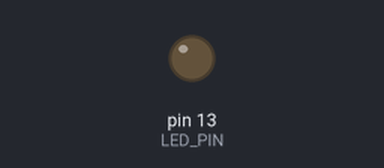
The sketch below on a simulated Arduino Uno, built with avr-gcc and run on an emulated ATmega328P. Parts: output pins drawn as LEDs (lit = HIGH). What the sketch prints to the serial monitor is not drawn.

Above: at 0.05 s.
At 1.55 s:
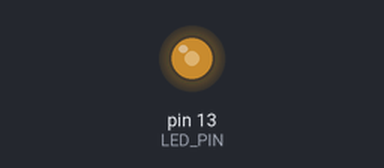
Timing chart, 0 to 3.6 s (numbered marks = the images above):
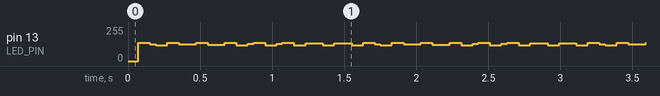

The sketch:

fusion.ino
```cpp
// Arduino Wire library is required if I2Cdev I2CDEV_ARDUINO_WIRE implementation
// is used in I2Cdev.h
#include "Wire.h"

// I2Cdev and MPU6050 must be installed as libraries, or else the .cpp/.h files
// for both classes must be in the include path of your project
#include "I2Cdev.h"
#include "MPU6050.h"

// class default I2C address is 0x68
// specific I2C addresses may be passed as a parameter here
// AD0 low = 0x68 (default for InvenSense evaluation board)
// AD0 high = 0x69
MPU6050 accelgyro;

int16_t ax, ay, az;
int16_t gx, gy, gz;
int16_t mx, my, mz;

// System constants
#define LED_PIN 13

//fusion
float deltat = 0.001f;
float lastt = 0;
float ct = 0;
float l = 0;

float gyroMeasError = 0; //3.14159265358979 * (0 / 180);
float gyroMeasDrift = 0;
float beta = sqrt(3.0 / 4.0) * gyroMeasError;
float zeta = sqrt(3.0 / 4.0) * gyroMeasDrift;
int b = 0;
// Global system variables
float a_x, a_y, a_z;
float w_x, w_y, w_z;

float m_x, m_y, m_z;
float SEq_1 = 1, SEq_2 = 0, SEq_3 = 0, SEq_4 = 0;
float b_x = 1, b_z = 0;
float w_bx = 0, w_by = 0, w_bz = 0;

// Local system variables
// end fusion
bool blinkState = false;

void setup() {
	// join I2C bus (I2Cdev library doesn't do this automatically)
	Wire.begin();

	// initialize serial communication
	// (38400 chosen because it works as well at 8MHz as it does at 16MHz, but
	// it's really up to you depending on your project)
	Serial.begin(38400);

	// initialize device
	Serial.println("Initializing I2C devices...");
	accelgyro.initialize();
        accelgyro.setFullScaleGyroRange(1); //set range to +-500°/s
        accelgyro.setFullScaleAccelRange(0); //set range to +-2g

	// verify connection
	Serial.println("Testing device connections...");
	Serial.println(accelgyro.testConnection() ? "MPU6050 connection successful" : "MPU6050 connection failed");

	// configure Arduino LED for
	pinMode(LED_PIN, OUTPUT);
}

float n2R(int n, float intercept) { // number to degrees
	float deg = ((n/32768.0) * 500.0 + intercept);
	if (abs(deg) < .3) {
		return 0;
	}
	return deg * (1/57.29578);
}

float n2g(int n) { // number to g-force // useless because we're looking at magnitude
	return n * 0.00006103515626;// 1/32768.0 * 2;
}

double getPitch(double q0, double q1, double q2, double q3) {
	double top = 2*(q1*q3 + q0*q2);
	double bottom = sqrt(1-pow((2*q1*q3+2*q0*q2),2));
	return (-atan(top/bottom))*57.29578;
}

double getYaw(double q0, double q1, double q2, double q3) {
	double arg1 = 2*(q2*q3-q0*q1);
	double arg2 = 2*pow(q0,2) - 1 + 2*pow(q3,2);
	return atan2(arg1,arg2)*57.29578;
}

double getRoll(double q0, double q1, double q2, double q3) {
	double arg1 = 2*(q1*q2-q0*q3);
	double arg2 = 2*pow(q0,2) - 1 + 2*pow(q1,2);
	return atan2(arg1,arg2)*57.29578;
}

void loop() {
	// read raw accel/gyro measurements from device
	if (accelgyro.testConnection()) {
		if (b > 0) {
			accelgyro.getMotion9(&ax, &ay, &az, &gx, &gy, &gz, &mx, &my, &mz);
			ct = millis();
			deltat = (ct - lastt) * 0.001;
			lastt = ct;
			float xR = n2R(gx, -0.926877914);
			float yR = n2R(gy, 0.758192);
			float zR = n2R(gz, 1.94250294);

			if (abs(zR) > abs(l)) {
				l = zR;
			}

			filterUpdate(xR, yR, zR, ax, ay, az, mx, my, mz);
			// if (b % 25 == 0) {
			double pitch = getPitch(SEq_1, SEq_2, SEq_3, SEq_4);
			double yaw = getYaw(SEq_1, SEq_2, SEq_3, SEq_4);
			double roll = getRoll(SEq_1, SEq_2, SEq_3, SEq_4);
			Serial.print("p/y/r"); Serial.print("\t");
			Serial.print(pitch); Serial.print("\t");
			Serial.print(yaw); Serial.print("\t");
			Serial.print(roll); Serial.print("\t");
            Serial.println(l * 180/3.14159);// Serial.print("\t");
		} else {
			lastt = millis();
		}

		b++;
		blinkState = !blinkState;
		digitalWrite(LED_PIN, blinkState);
	}
	else {
		Serial.println("MPU6050 connection failed");
	}
}

void filterUpdate(float w_x, float w_y, float w_z, float a_x, float a_y, float a_z, float m_x, float m_y, float m_z) {
	// local system variables
	float norm; // vector norm
	float SEqDot_omega_1, SEqDot_omega_2, SEqDot_omega_3, SEqDot_omega_4; // quaternion rate from gyroscopes elements // objective function elements
	float f_1, f_2, f_3, f_4, f_5, f_6; // objective function elements
	float J_11or24, J_12or23, J_13or22, J_14or21, J_32, J_33,
	J_41, J_42, J_43, J_44, J_51, J_52, J_53, J_54, J_61, J_62, J_63, J_64; // objective function Jacobian elements
	float SEqHatDot_1, SEqHatDot_2, SEqHatDot_3, SEqHatDot_4;
	float w_err_x, w_err_y, w_err_z;
	float h_x, h_y, h_z;

	// axulirary variables to avoid repeated calculations
	float halfSEq_1 = 0.5f * SEq_1;
	float halfSEq_2 = 0.5f * SEq_2;
	float halfSEq_3 = 0.5f * SEq_3;
	float halfSEq_4 = 0.5f * SEq_4;
	float twoSEq_1 = 2.0f * SEq_1;
	float twoSEq_2 = 2.0f * SEq_2;
	float twoSEq_3 = 2.0f * SEq_3;
	float twoSEq_4 = 2.0f * SEq_4;
	float twob_x = 2.0f * b_x;
	float twob_z = 2.0f * b_z;

	float twob_xSEq_1 = 2.0f * b_x * SEq_1;
	float twob_xSEq_2 = 2.0f * b_x * SEq_2;
	float twob_xSEq_3 = 2.0f * b_x * SEq_3;
	float twob_xSEq_4 = 2.0f * b_x * SEq_4;
	float twob_zSEq_1 = 2.0f * b_z * SEq_1;
	float twob_zSEq_2 = 2.0f * b_z * SEq_2;
	float twob_zSEq_3 = 2.0f * b_z * SEq_3;
	float twob_zSEq_4 = 2.0f * b_z * SEq_4;

	float SEq_1SEq_2;
	float SEq_1SEq_3 = SEq_1 * SEq_3;
	float SEq_1SEq_4;
	float SEq_2SEq_3;
	float SEq_2SEq_4 = SEq_2 * SEq_4;
	float SEq_3SEq_4;
	float twom_x = 2.0f * m_x;
	float twom_y = 2.0f * m_y;
	float twom_z = 2.0f * m_z;

	norm = sqrt(a_x * a_x + a_y * a_y + a_z * a_z);
	a_x /= norm;
	a_y /= norm;
	a_z /= norm;

	// normalise the magnetometer measurement
	norm = sqrt(m_x * m_x + m_y * m_y + m_z * m_z);
	m_x /= norm;
	m_y /= norm;
	m_z /= norm;

	// compute the objective function and Jacobian
	f_1 = twoSEq_2 * SEq_4 - twoSEq_1 * SEq_3 - a_x;
	f_2 = twoSEq_1 * SEq_2 + twoSEq_3 * SEq_4 - a_y;
	f_3 = 1.0f - twoSEq_2 * SEq_2 - twoSEq_3 * SEq_3 - a_z;
	f_4 = twob_x * (0.5f - SEq_3 * SEq_3 - SEq_4 * SEq_4) + twob_z * (SEq_2SEq_4 - SEq_1SEq_3) - m_x;
	f_5 = twob_x * (SEq_2 * SEq_3 - SEq_1 * SEq_4) + twob_z * (SEq_1 * SEq_2 + SEq_3 * SEq_4) - m_y;
	f_6 = twob_x * (SEq_1SEq_3 + SEq_2SEq_4) + twob_z * (0.5f - SEq_2 * SEq_2 - SEq_3 * SEq_3) - m_z;

	J_11or24 = twoSEq_3;
	J_12or23 = 2.0f * SEq_4;
	J_13or22 = twoSEq_1;

	J_14or21 = twoSEq_2;
	J_32 = 2.0f * J_14or21;
	J_33 = 2.0f * J_11or24;
	J_41 = twob_zSEq_3;
	J_42 = twob_zSEq_4;
	J_43 = 2.0f * twob_xSEq_3 + twob_zSEq_1;
	J_44 = 2.0f * twob_xSEq_4 - twob_zSEq_2;
	J_51 = twob_xSEq_4 - twob_zSEq_2;
	J_52 = twob_xSEq_3 + twob_zSEq_1;
	J_53 = twob_xSEq_2 + twob_zSEq_4;
	J_54 = twob_xSEq_1 - twob_zSEq_3;
	J_61 = twob_xSEq_3;
	J_62 = twob_xSEq_4 - 2.0f * twob_zSEq_2;
	J_63 = twob_xSEq_1 - 2.0f * twob_zSEq_3;
	J_64 = twob_xSEq_2;

	SEqHatDot_1 = J_14or21 * f_2 - J_11or24 * f_1 -J_41 * f_4 - J_51 * f_5 + J_61 * f_6;
	SEqHatDot_2 = J_12or23 * f_1 + J_13or22 * f_2 -J_32 * f_3 + J_42 * f_4 + J_52 * f_5 + J_62 * f_6;
	SEqHatDot_3 = J_12or23 * f_2 - J_33 * f_3 - J_13or22 * f_1 - J_43 * f_4 + J_53 * f_5 + J_63 * f_6;
	SEqHatDot_4 = J_14or21 * f_1 + J_11or24 * f_2 - J_44 * f_4 - J_54 * f_5 + J_64 * f_6;

	// normalise the gradient to estimate direction of the gyroscope error
	norm = sqrt(SEqHatDot_1 * SEqHatDot_1 + SEqHatDot_2 * SEqHatDot_2 + SEqHatDot_3 * SEqHatDot_3 + SEqHatDot_4 * SEqHatDot_4);

	SEqHatDot_1 = SEqHatDot_1 / norm;
	SEqHatDot_2 = SEqHatDot_2 / norm;
	SEqHatDot_3 = SEqHatDot_3 / norm;
	SEqHatDot_4 = SEqHatDot_4 / norm;

	w_err_x = twoSEq_1 * SEqHatDot_2 - twoSEq_2 * SEqHatDot_1 - twoSEq_3 * SEqHatDot_4 + twoSEq_4 * SEqHatDot_3;
	w_err_y = twoSEq_1 * SEqHatDot_3 + twoSEq_2 * SEqHatDot_4 - twoSEq_3 * SEqHatDot_1 - twoSEq_4 * SEqHatDot_2;
	w_err_z = twoSEq_1 * SEqHatDot_4 - twoSEq_2 * SEqHatDot_3 + twoSEq_3 * SEqHatDot_2 - twoSEq_4 * SEqHatDot_1;

	w_bx += w_err_x * deltat * zeta;
	w_by += w_err_y * deltat * zeta;
	w_bz += w_err_z * deltat * zeta;
	w_x -= w_bx;
	w_y -= w_by;
	w_z -= w_bz;

	SEqDot_omega_1 = -halfSEq_2 * w_x - halfSEq_3 * w_y - halfSEq_4 * w_z;
	SEqDot_omega_2 = halfSEq_1 * w_x + halfSEq_3 * w_z - halfSEq_4 * w_y;
	SEqDot_omega_3 = halfSEq_1 * w_y - halfSEq_2 * w_z + halfSEq_4 * w_x;
	SEqDot_omega_4 = halfSEq_1 * w_z + halfSEq_2 * w_y - halfSEq_3 * w_x;

	SEq_1 += (SEqDot_omega_1 - (beta *SEqHatDot_1)) * deltat;
	SEq_2 += (SEqDot_omega_2 - (beta *SEqHatDot_2)) * deltat;
	SEq_3 += (SEqDot_omega_3 - (beta *SEqHatDot_3)) * deltat;
	SEq_4 += (SEqDot_omega_4 - (beta *SEqHatDot_4)) * deltat;

	norm = sqrt(SEq_1 * SEq_1 + SEq_2 * SEq_2 + SEq_3 * SEq_3 + SEq_4 * SEq_4);
	SEq_1 /= norm;
	SEq_2 /= norm;
	SEq_3 /= norm;
	SEq_4 /= norm;

	// compute flux in the earth frame
	SEq_1SEq_2 = SEq_1 * SEq_2;
	SEq_1SEq_3 = SEq_1 * SEq_3;
	SEq_1SEq_4 = SEq_1 * SEq_4;
	SEq_3SEq_4 = SEq_3 * SEq_4;
	SEq_2SEq_3 = SEq_2 * SEq_3;
	SEq_2SEq_4 = SEq_2 * SEq_4;

	h_x = twom_x * (0.5f - SEq_3 * SEq_3 - SEq_4 * SEq_4) + twom_y * (SEq_2SEq_3 - SEq_1SEq_4) + twom_z * (SEq_2SEq_4 + SEq_1SEq_3);
	h_y = twom_x * (SEq_2SEq_3 + SEq_1SEq_4) + twom_y * (0.5f - SEq_2 * SEq_2 - SEq_4 * SEq_4) + twom_z * (SEq_3SEq_4 - SEq_1SEq_2);
	h_z = twom_x * (SEq_2SEq_4 - SEq_1SEq_3) + twom_y * (SEq_3SEq_4 + SEq_1SEq_2) + twom_z * (0.5f - SEq_2 * SEq_2 - SEq_3 * SEq_3);

	// normalise the flux vector to have only components in the x and z
	b_x = sqrt((h_x * h_x) + (h_y * h_y));
	b_z = h_z;
}
```
